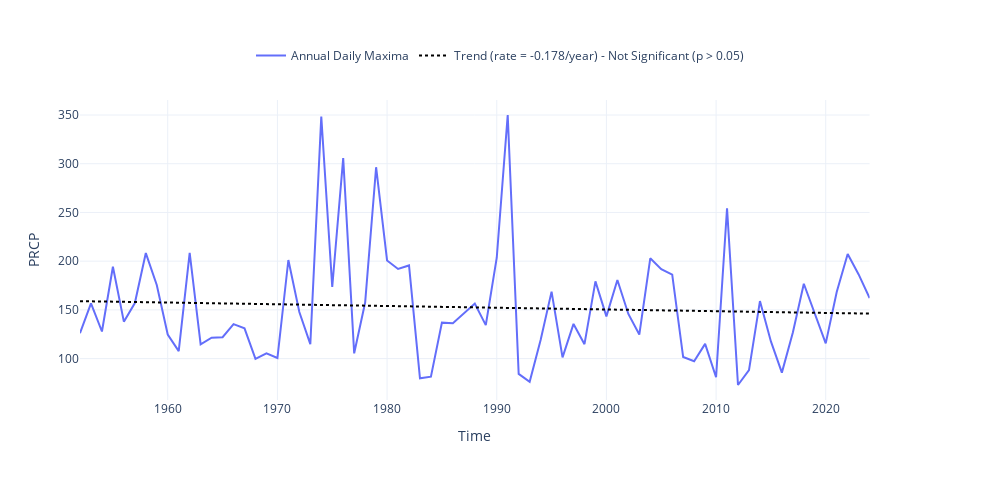

Here is the notebook cell this chart was saved with:
### Code cell
plot_timeseries_interactive(dict_plot, trendline = True, figsize = (25, 12));
